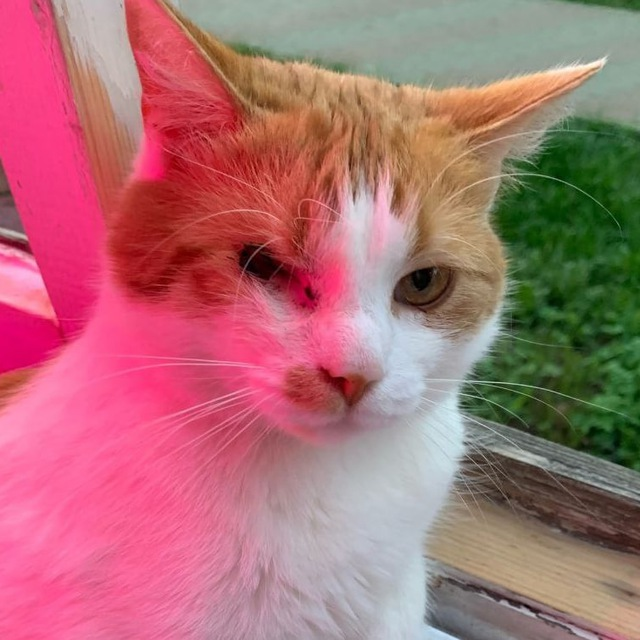
#> input picture lab3/cat.jpg, 640 x 640 px
$ python canny.py cat.jpg
#> lines starting #> are read from the running program, lines starting #| are printed output that depends on the picture
import sys
import cv2 as cv

def main(argv: list[str]) -> None:
    window_name1 = "Edge map : Canny default (Sobel gradient)"
    window_name2 = "Edge map : Canny with custom gradient (Scharr)"

    if len(argv) < 1:
        print('Not enough parameters')
        print('Usage:')
        print('canny.py <path_to_image>')
        return -1

    # Load the image
    src = cv.imread(argv[0], cv.IMREAD_COLOR)
#> src is the input picture: shape (640, 640, 3); mean B, G, R 115.5, 110.4, 172

    # Check if image is loaded fine
    if src is None:
        print('Error opening image: ' + argv[0])
        return -1

    cv.namedWindow(window_name1, 1)
    cv.namedWindow(window_name2, 1)

    gray = cv.cvtColor(src, cv.COLOR_BGR2GRAY)
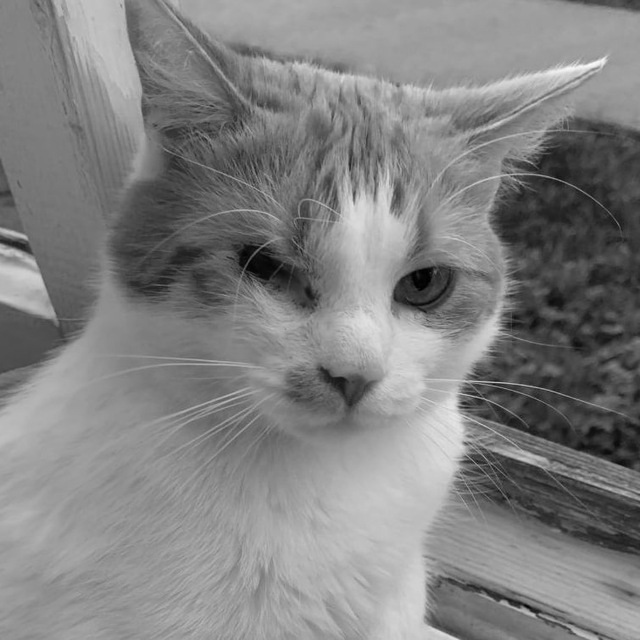
#> gray: shape (640, 640); min 0, max 250, mean 129.4
#> slider 'Canny threshold default' is set to 33
#> slider 'Canny threshold Scharr' is set to 100

    def onTrackbar(edgeThresh: int, edgeThreshScharr: int):
#> called with edgeThresh = 0, edgeThreshScharr = 0
        blur = cv.blur(gray, (3, 3))
        edge1 = cv.Canny(blur, edgeThresh, edgeThresh*3, 3)
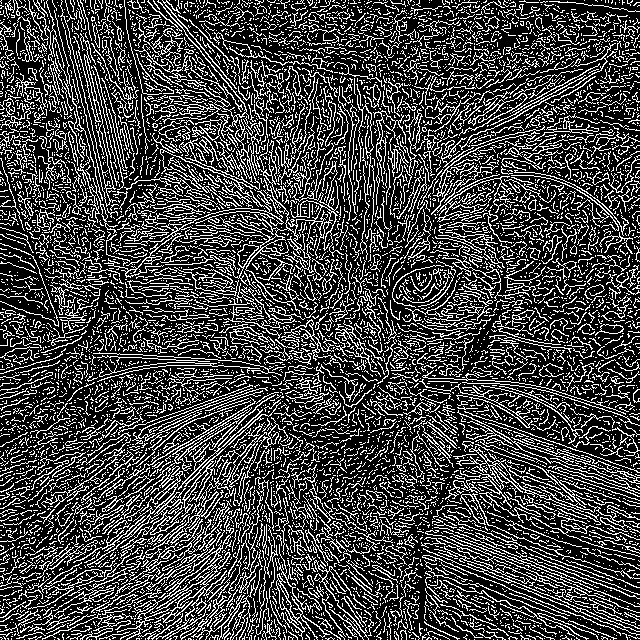
#> edge1: shape (640, 640); 26.7% white in thin lines or dots
        cv.imshow(window_name1, edge1)

        dx = cv.Scharr(blur, cv.CV_16S, 1, 0)
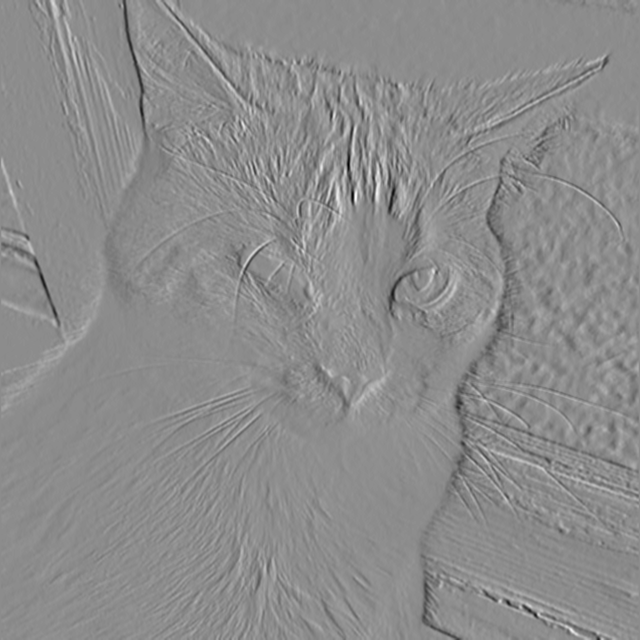
#> dx: shape (640, 640) int16; min -1191, max 970, mean -2.1; drawn with min black and max white
        dy = cv.Scharr(blur, cv.CV_16S, 0, 1)
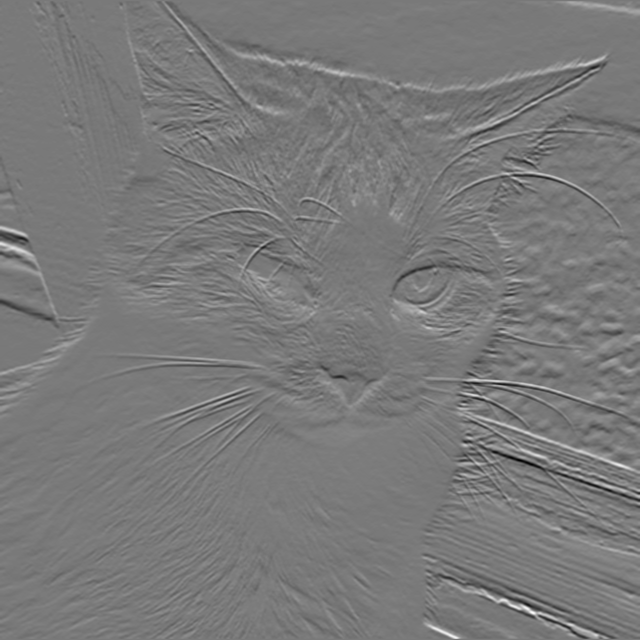
#> dy: shape (640, 640) int16; min -1290, max 1407, mean 0; drawn with min black and max white
        edge2 = cv.Canny(dx, dy, edgeThreshScharr, edgeThreshScharr*3)
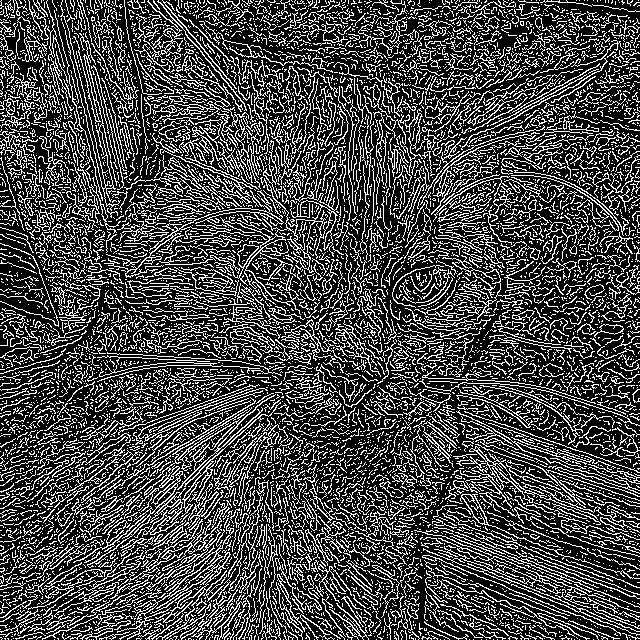
#> edge2: shape (640, 640); 27.9% white in thin lines or dots
        cv.imshow(window_name2, edge2)

    edgeThresh = 0
    edgeThreshScharr = 0

    def onThreshTrackbar(x: int):
        edgeThresh = x
        onTrackbar(edgeThresh, edgeThreshScharr)
#> call 2 of onTrackbar, with edgeThresh = 33, edgeThreshScharr = 0
#> in onTrackbar (call 2), `edge1 = cv.Canny(blur, edgeThresh, edgeThresh*3, 3)`:
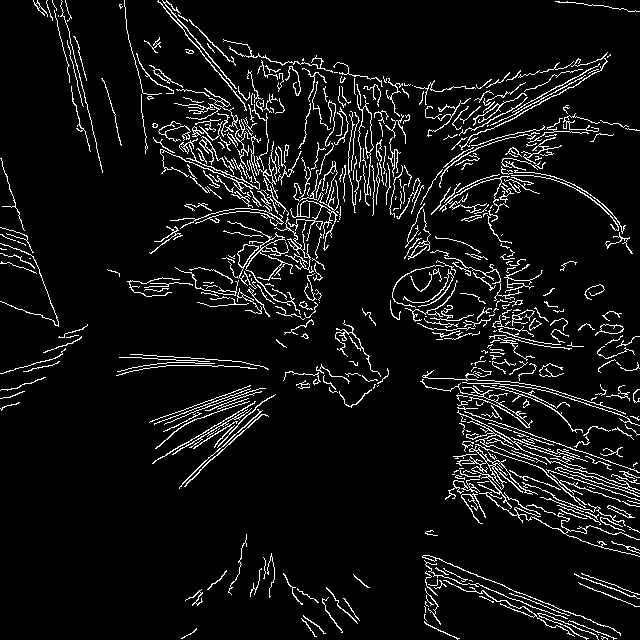
#> edge1: shape (640, 640); 7.1% white in thin lines or dots

    def onScharrThreshTrackbar(x: int):
        edgeThreshScharr = x
        onTrackbar(edgeThresh, edgeThreshScharr)
#> call 3 of onTrackbar, with edgeThresh = 0, edgeThreshScharr = 100
#> in onTrackbar (call 3), `edge2 = cv.Canny(dx, dy, edgeThreshScharr, edgeThreshScharr*3)`:
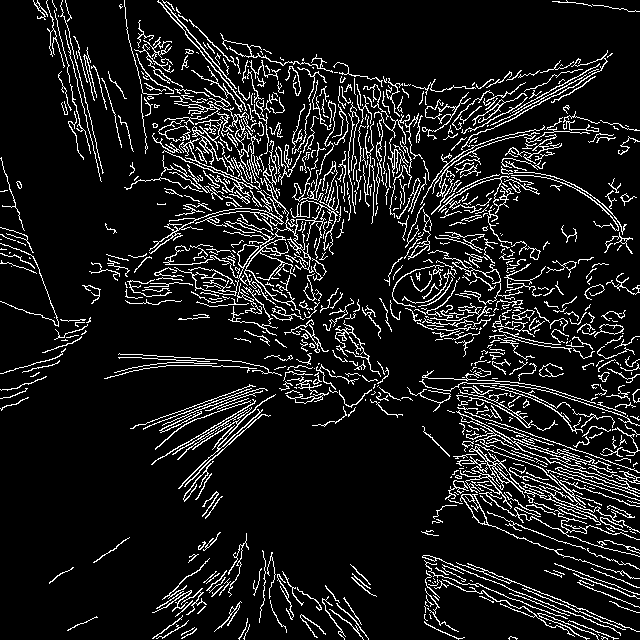
#> edge2: shape (640, 640); 10.5% white in thin lines or dots

    cv.createTrackbar(
        "Canny threshold default",
        window_name1,
        0, 100,
        onThreshTrackbar
    )
    cv.createTrackbar(
        "Canny threshold Scharr",
        window_name2,
        0, 400,
        onScharrThreshTrackbar
    )

    onTrackbar(0, 0)

    cv.waitKey(0)
    return 0

if __name__ == "__main__":
    exit(main(sys.argv[1:]))
#> (the program exits here)
